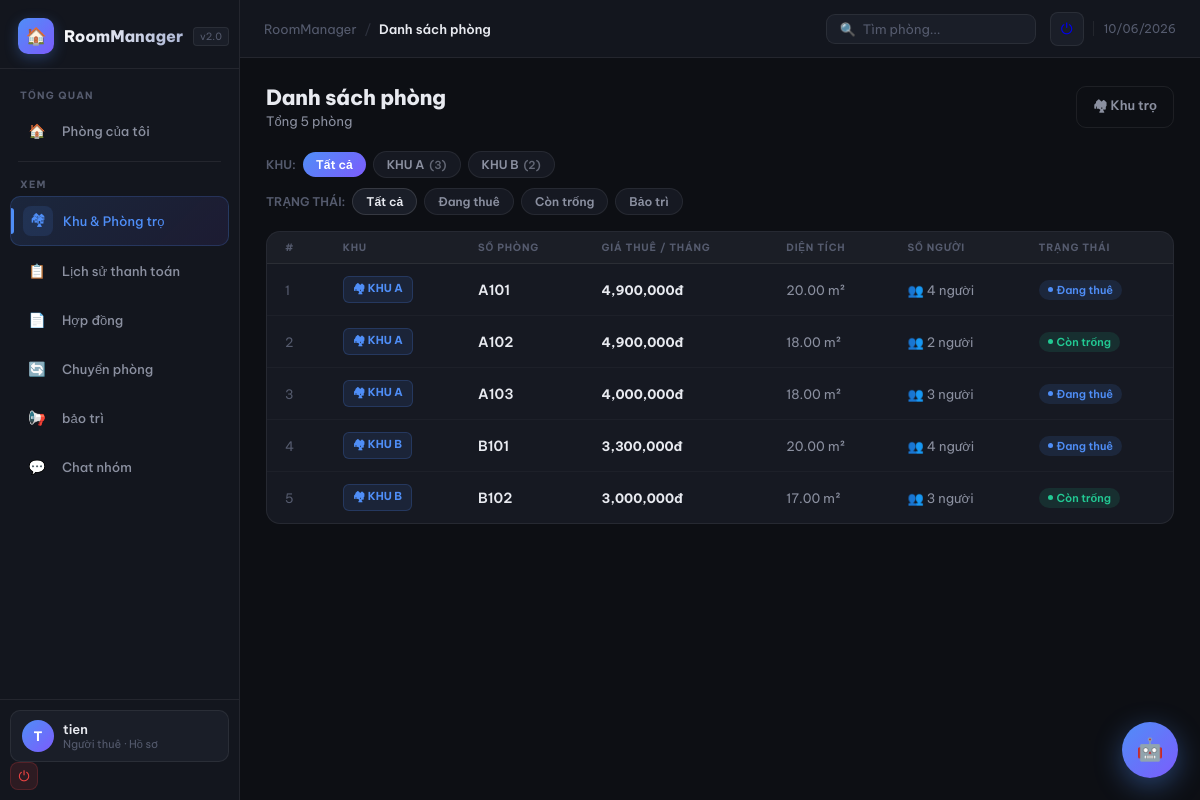
Page /index.php?controller=user&action=phong&filter=all (signed in) on the committed database.
### tables this page shows
CREATE TABLE `khu_tro` (
  `id` int(11) NOT NULL,
  `ten_khu` varchar(100) NOT NULL,
  `ma_khu` varchar(10) NOT NULL,
  `dia_chi` text DEFAULT NULL,
  `mo_ta` text DEFAULT NULL,
  `quan_ly_id` int(11) DEFAULT NULL
);

CREATE TABLE `phong` (
  `id` int(11) NOT NULL,
  `khu_id` int(11) DEFAULT NULL,
  `so_phong` varchar(50) NOT NULL,
  `gia` decimal(12,2) NOT NULL,
  `dien_tich` decimal(6,2) DEFAULT 0.00,
  `so_nguoi` int(11) DEFAULT 4 COMMENT 'Sức chứa tối đa',
  `so_nguoi_hien_tai` int(11) DEFAULT 0,
  `mo_ta` text DEFAULT NULL,
  `anh_phong` varchar(255) DEFAULT '',
  `trang_thai` enum('trong','dang_thue','bao_tri') DEFAULT 'trong'
);

### app/Controllers/UserController.php (called while the page is built, shortened)
<?php
class UserController {
    public function phong() {
        $khu_id   = isset($_GET['khu_id']) ? (int)$_GET['khu_id'] : null;
        $filter   = $_GET['filter'] ?? 'all';
        $phongModel = new PhongModel();
        $khuModel   = new KhuTroModel();
        $phongs = $phongModel->getAll($khu_id, $filter === 'all' ? null : $filter);
        $khus   = $khuModel->getAll();
        require 'app/Views/User/phong.php';
    }
}

### index.php (called while the page is built, shortened)
<?php
require_once 'autoload.php';
$action     = $_GET['action']     ?? 'login';
$obj   = new $class();
$obj->$action();

### autoload.php (called while the page is built, shortened)
<?php
spl_autoload_register(function ($class) {
    $paths = [
        __DIR__ . '/app/Controllers/' . $class . '.php',
        __DIR__ . '/app/Models/'      . $class . '.php',
        __DIR__ . '/config/'          . $class . '.php',
    ];
    foreach ($paths as $path) {
        if (file_exists($path)) {
            return;
        }
    }
});

### config/database.php (called while the page is built, shortened)
<?php
class Database {
    private static $instance = null;
    public static function getInstance(): PDO {
        if (self::$instance === null) {
            try {
                self::$instance = new PDO(
                    "mysql:host=localhost;dbname=ql_phong_tro;charset=utf8mb4",
                    'root', '',
                    [PDO::ATTR_ERRMODE => PDO::ERRMODE_EXCEPTION,
                     PDO::ATTR_DEFAULT_FETCH_MODE => PDO::FETCH_ASSOC]
                );
            } catch (PDOException $e) {
                die("Lỗi kết nối CSDL: " . $e->getMessage());
            }
        }
        return self::$instance;
    }
}

### app/Models/PhongModel.php (called while the page is built, shortened)
<?php
class PhongModel {
    private PDO $db;
    public function __construct() { $this->db = Database::getInstance(); }
    public function getAll(?int $khu_id = null, ?string $trang_thai = null): array {
        $where  = [];
        $params = [];
        $sql = "SELECT p.*, k.ten_khu FROM phong p LEFT JOIN khu_tro k ON p.khu_id=k.id"
             . ($where ? ' WHERE '.implode(' AND ', $where) : '')
             . " ORDER BY k.ten_khu, p.so_phong";
        $s = $this->db->prepare($sql);
        $s->execute($params);
        return $s->fetchAll();
    }
}

### app/Models/KhuTroModel.php (called while the page is built, shortened)
<?php
class KhuTroModel {
    private PDO $db;
    public function __construct() { $this->db = Database::getInstance(); }
    public function getAll(): array {
        return $this->db->query(
            "SELECT k.*,
                    COUNT(p.id) AS so_phong,
                    SUM(CASE WHEN p.trang_thai='dang_thue' THEN 1 ELSE 0 END) AS dang_thue,
                    SUM(CASE WHEN p.trang_thai='trong'     THEN 1 ELSE 0 END) AS phong_trong
             FROM khu_tro k
             LEFT JOIN phong p ON p.khu_id=k.id
             GROUP BY k.id ORDER BY k.ma_khu"
        )->fetchAll();
    }
}

### app/Views/User/phong.php (the view, shortened to what this page needs)
<?php
$title = 'Danh sách phòng';
require_once 'app/Views/Layouts/header.php';
$khu_id = isset($_GET['khu_id']) ? (int)$_GET['khu_id'] : null;
$filter = $_GET['filter'] ?? 'all';
?>
<div class="page-header">
  <div class="page-title">
    <h1>Danh sách phòng</h1>
    <p>Tổng <?= count($phongs??[]) ?> phòng</p>
  </div>
  <a href="index.php?controller=user&action=khuPhong" class="btn btn-outline">🏘 Khu trọ</a>
</div>
<div style="display:flex;gap:7px;margin-bottom:10px;flex-wrap:wrap;align-items:center;">
  <span style="font-size:12px;color:var(--text3);font-weight:600;">KHU:</span>
  <a href="index.php?controller=user&action=phong&filter=<?= $filter ?>"
     style="padding:5px 13px;border-radius:20px;font-size:12px;font-weight:600;text-decoration:none;
            <?= !$khu_id ? 'background:linear-gradient(135deg,var(--accent),var(--accent2));color:#fff;' : 'background:var(--card);color:var(--text2);border:1px solid var(--border);' ?>">
    Tất cả
  </a>
  <?php foreach($khus??[] as $k): ?>
  <a href="index.php?controller=user&action=phong&khu_id=<?= $k['id'] ?>&filter=<?= $filter ?>"
     style="padding:5px 13px;border-radius:20px;font-size:12px;font-weight:600;text-decoration:none;
            <?= $khu_id===$k['id'] ? 'background:linear-gradient(135deg,var(--accent),var(--accent2));color:#fff;' : 'background:var(--card);color:var(--text2);border:1px solid var(--border);' ?>">
    <?= htmlspecialchars($k['ten_khu']) ?>
    <span style="opacity:.65;margin-left:2px;font-size:11px;">(<?= $k['so_phong'] ?>)</span>
  </a>
  <?php endforeach; ?>
</div>
<div style="display:flex;gap:7px;margin-bottom:16px;flex-wrap:wrap;align-items:center;">
  <span style="font-size:12px;color:var(--text3);font-weight:600;">TRẠNG THÁI:</span>
  <?php
  $tabs = ['all'=>'Tất cả','dang_thue'=>'Đang thuê','trong'=>'Còn trống','bao_tri'=>'Bảo trì'];
  foreach($tabs as $val=>$lbl): $a=($filter===$val); ?>
  <a href="index.php?controller=user&action=phong<?= $khu_id?"&khu_id=$khu_id":'' ?>&filter=<?= $val ?>"
     style="padding:5px 13px;border-radius:20px;font-size:12px;font-weight:600;text-decoration:none;
            <?= $a ? 'background:var(--bg3);color:var(--text);border:1px solid var(--border2);' : 'background:var(--card);color:var(--text2);border:1px solid var(--border);' ?>">
    <?= $lbl ?>
  </a>
  <?php endforeach; ?>
</div>
<div class="card">
  <?php if(!empty($phongs)): ?>
  <table class="tbl">
    <thead>
      <tr>
        <th>#</th>
        <th>Khu</th>
        <th>Số phòng</th>
        <th>Giá thuê / tháng</th>
        <th>Diện tích</th>
        <th>Số người</th>
        <th>Trạng thái</th>
      </tr>
    </thead>
    <tbody>
    <?php foreach($phongs as $i=>$p): ?>
    <tr onclick="location.href='index.php?controller=user&action=chiTietPhong&id=<?= $p['id'] ?>'"
        style="cursor:pointer;" onmouseover="this.style.background='rgba(79,142,247,.06)'" onmouseout="this.style.background=''">
      <td style="color:var(--text3)"><?= $i+1 ?></td>
      <td>
        <?php if(!empty($p['ten_khu'])): ?>
        <span style="display:inline-flex;align-items:center;gap:5px;font-size:11px;font-weight:700;
                     padding:3px 9px;border-radius:6px;background:rgba(79,142,247,.1);
                     color:var(--accent);border:1px solid rgba(79,142,247,.2);">
          🏘 <?= htmlspecialchars($p['ten_khu']) ?>
        </span>
        <?php else: ?>
        <span style="color:var(--text3);font-size:12px;">—</span>
        <?php endif; ?>
      </td>
      <td><span class="td-name"><?= htmlspecialchars($p['so_phong']) ?></span></td>
      <td><strong style="color:var(--text)"><?= number_format($p['gia']) ?>đ</strong></td>
      <td><?= $p['dien_tich'] ? $p['dien_tich'].' m²' : '—' ?></td>
      <td>👥 <?= $p['so_nguoi'] ?? 1 ?> người</td>
      <td>
        <?php if($p['trang_thai']==='dang_thue'): ?><span class="pill p-blue">Đang thuê</span>
        <?php elseif($p['trang_thai']==='trong'):  ?><span class="pill p-green">Còn trống</span>
        <?php else: ?>                              <span class="pill p-amber">Bảo trì</span>
        <?php endif; ?>
      </td>
    </tr>
    <?php endforeach; ?>
    </tbody>
  </table>
  <?php endif; ?>
</div>
<?php require_once 'app/Views/Layouts/footer.php'; ?>

### app/Views/Layouts/header.php (shortened to what this page needs)
<!DOCTYPE html>
<html lang="vi">
<head>
</head>
<body>
<aside class="sidebar" id="sidebar">
  <?php
    $__role = $_SESSION['vai_tro'] ?? 'user';
  ?>
  <a class="sidebar-logo" href="<?= $__role === 'user' ? 'index.php?controller=user&action=index' : 'index.php?controller=dashboard&action=index' ?>">
    <div class="logo-box">🏠</div>
    <span class="logo-name">RoomManager</span>
    <span class="logo-ver">v2.0</span>
  </a>
  <nav class="sidebar-nav">
    <?php if ($__role === 'user'): ?>
    <div class="nav-lbl">Tổng quan</div>
    <a class="nav-item <?= (($_GET['controller']??'')==='user' && in_array($_GET['action']??'index', ['index','']))?'active':'' ?>"
       href="index.php?controller=user&action=index">
      <div class="nav-icon">🏠</div>Phòng của tôi
    </a>
    <div class="nav-divider"></div>
    <div class="nav-lbl">Xem</div>
    <a class="nav-item <?= (($_GET['controller']??'')==='user' && in_array($_GET['action']??'', ['khuPhong','phong']))?'active':'' ?>"
       href="index.php?controller=user&action=khuPhong">
      <div class="nav-icon">🏘</div>Khu & Phòng trọ
    </a>
    <a class="nav-item <?= (($_GET['controller']??'')==='hoadon' && ($_GET['action']??'')==='lichSu')?'active':'' ?>"
       href="index.php?controller=hoadon&action=lichSu">
      <div class="nav-icon">📋</div>Lịch sử thanh toán
    </a>
    <a class="nav-item <?= (($_GET['controller']??'')==='user' && ($_GET['action']??'')==='hopDong')?'active':'' ?>"
       href="index.php?controller=user&action=hopDong">
      <div class="nav-icon">📄</div>Hợp đồng
    </a>
    <a class="nav-item <?= (($_GET['controller']??'')==='chuyenphong')?'active':'' ?>"
       href="index.php?controller=chuyenphong&action=index">
      <div class="nav-icon">🔄</div>Chuyển phòng
    </a>
    <a class="nav-item <?= (($_GET['controller']??'')==='thongbao')?'active':'' ?>"
       href="index.php?controller=thongbao&action=index">
      <div class="nav-icon">📢</div>bảo trì
    </a>
    <a class="nav-item <?= (($_GET['controller']??'')==='chat')?'active':'' ?>"
       href="index.php?controller=chat&action=index">
      <div class="nav-icon">💬</div>Chat nhóm
    </a>
    <?php endif; ?>
  </nav>
  <div class="sidebar-user">
    <?php if($__role === 'user'): ?>
    <a class="user-card" href="index.php?controller=user&action=profile"
       style="<?= (($_GET['action']??'')==='profile') ? 'border-color:rgba(79,142,247,.4);background:rgba(79,142,247,.08);' : '' ?>">
      <div class="user-av"><?= strtoupper(substr($_SESSION['user']??'A',0,1)) ?></div>
      <div style="flex:1;min-width:0;">
        <div class="user-name"><?= htmlspecialchars($_SESSION['ho_ten'] ?? $_SESSION['user'] ?? 'Người dùng') ?></div>
        <?php $__roleLabel = ['quan_ly'=>'Quản trị viên','chu_tro'=>'Chủ trọ','user'=>'Người thuê']; ?>
        <div class="user-role"><?= $__roleLabel[$__role] ?? 'Người dùng' ?> · Hồ sơ</div>
      </div>
      <a href="index.php?controller=auth&action=logout"
         title="Đăng xuất"
         onclick="event.stopPropagation();"
         style="flex-shrink:0;width:28px;height:28px;border-radius:8px;display:flex;align-items:center;justify-content:center;background:rgba(239,68,68,.12);border:1px solid rgba(239,68,68,.2);color:#ef4444;font-size:14px;text-decoration:none;transition:.2s;"
         onmouseover="this.style.background='rgba(239,68,68,.25)'" onmouseout="this.style.background='rgba(239,68,68,.12)'">⏻</a>
    </a>
    <?php endif; ?>
  </div>
</aside>
<div class="main">
  <header class="topbar">
    <div class="topbar-left">
      <div class="breadcrumb">
        <span>RoomManager</span>
        <span style="opacity:.4;margin:0 2px;">/</span>
        <span class="breadcrumb-cur"><?= htmlspecialchars($title??'Dashboard') ?></span>
      </div>
    </div>
    <div class="tb-search" id="globalSearchBox">
      <span style="color:var(--text3);font-size:13px">🔍</span>
      <input type="text" id="globalSearchInput" autocomplete="off" placeholder="<?= $__role === 'user' ? 'Tìm phòng...' : 'Tìm người thuê, phòng, SĐT...' ?>"/>
    </div>
    <div class="topbar-right">
      <a class="icon-btn" href="index.php?controller=auth&action=logout" title="Đăng xuất">⏻</a>
      <span class="tb-date"><?= date('d/m/Y') ?></span>
    </div>
  </header>
  <div class="page-content">

### app/Views/Layouts/footer.php (shortened to what this page needs)
</div>
</div>
<link rel="stylesheet" href="https://cdn.jsdelivr.net/npm/flatpickr/dist/flatpickr.min.css">
<?php if (($_GET['controller'] ?? '') !== 'chat'): ?>
<button class="ai-fab" id="aiFab" onclick="toggleAI()" title="Chat AI">🤖</button>
<?php endif; ?>
</body>
</html>

### app/Views/Layouts/footer.php (style rules this page uses)
.ai-fab { position:fixed;right:22px;bottom:22px;z-index:1200;width:56px;height:56px;border:none;border-radius:50%;background:linear-gradient(135deg,#4f8ef7,#7c5cfc);color:#fff;font-size:22px;cursor:pointer;box-shadow:0 8px 28px rgba(79,142,247,.4);transition:transform .2s,box-shadow .2s;display:flex;align-items:center;justify-content:center; }

### rows in the picture
khu_tro: ten_khu "KHU A", so_phong "3"
khu_tro: ten_khu "KHU B", so_phong "2"
phong: khu.ten_khu "KHU A", so_phong "A101", gia "4,900,000", dien_tich "20.00", so_nguoi "4", trang_thai "Đang thuê"
phong: khu.ten_khu "KHU A", so_phong "A102", gia "4,900,000", dien_tich "18.00", so_nguoi "2", trang_thai "Còn trống"
phong: khu.ten_khu "KHU A", so_phong "A103", gia "4,000,000", dien_tich "18.00", so_nguoi "3", trang_thai "Đang thuê"
phong: khu.ten_khu "KHU B", so_phong "B101", gia "3,300,000", dien_tich "20.00", so_nguoi "4", trang_thai "Đang thuê"
phong: khu.ten_khu "KHU B", so_phong "B102", gia "3,000,000", dien_tich "17.00", so_nguoi "3", trang_thai "Còn trống"

### other values in the picture
substr($_SESSION['user']??'A',0,1) "T"
$_SESSION['ho_ten'] "tien"
$__roleLabel[$__role] "Người thuê"
$title "Danh sách phòng"
count($phongs??[]) "5"
$lbl "Tất cả"
$lbl "Đang thuê"
$lbl "Còn trống"
$lbl "Bảo trì"
